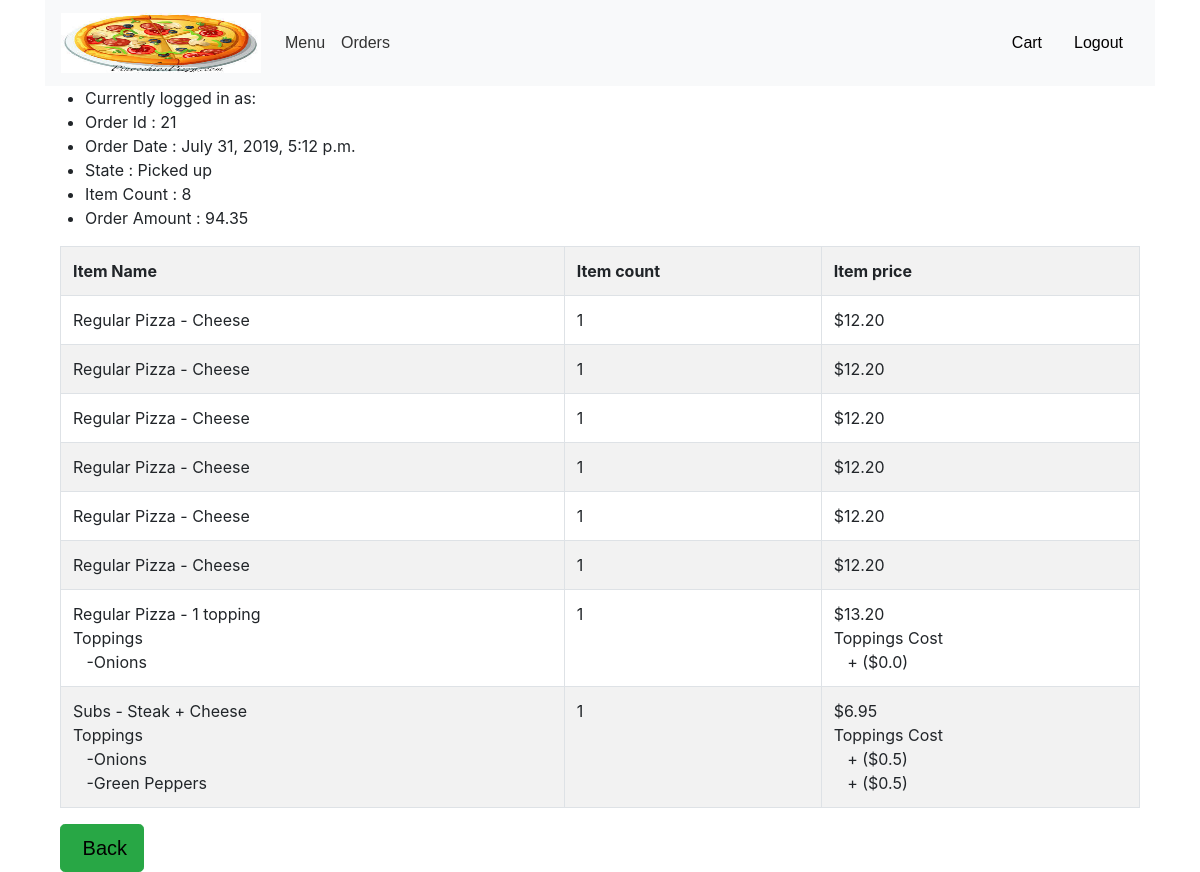
Screenshot of /order/21 with the database file from the repository.
### orders/models.py (models this page shows, shortened)
class CustomerOrder(models.Model):
    itemCount = models.IntegerField()
    orderAmount = models.DecimalField(max_digits=5, decimal_places=2)
    orderTime = models.DateTimeField()
    orderState = models.ForeignKey(OrderState, on_delete=models.CASCADE, related_name="orderstates")
    userId = models.IntegerField(null=False)

class OrderState(models.Model):
    name = models.CharField(max_length=20)

class CustomerOrderLineItem(models.Model):
    itemCount = models.IntegerField()
    perItemPrice = models.DecimalField(max_digits=5, decimal_places=2)
    topping_cost = models.DecimalField(max_digits=5, decimal_places=2)
    itemName = models.CharField(max_length=64)
    categoryName = models.CharField(max_length=64)
    itemSizeName = models.CharField(max_length=64)
    topping_list = models.CharField(max_length=500)
    order = models.ForeignKey(CustomerOrder, on_delete=models.CASCADE, related_name="orderitems")

### orders/views.py (the view)
# urls.py: path("order/<int:order_id>", views.order, name="order"), # url for accessing order details of a specific order
def order(request, order_id):
    try:
        return_order = fetch_order_details(request, order_id)
    except CustomerOrder.DoesNotExist:
        raise Http404("Order does not exists.")
    context = {
        "order": return_order
    }
    return render(request, "orders/order-details.html", context)

### orders/templates/orders/order-details.html (shortened to what this page needs)
{% extends "orders/logged-in-layout.html" %}
{% block body %}
    <ul>
        {% if request.user.is_superuser %}
            <li>Order Placed by : {{ order.first_name }} {{ order.first_name }}({{ order.username }})</li>
        {% else %}
            <li>Currently logged in as: {{ user.username }}</li>
        {% endif %}
        <li> Order Id : {{ order.order_id }}</li>
        <li> Order Date : {{ order.order_time }}</li>
        <li> State : {{ order.order_state }}</li>
        <li> Item Count : {{ order.item_count }}</li>
        <li> Order Amount : {{ order.order_amount }}</li>
    </ul>
    <div class="container">
        <table class="table table-bordered table-striped" id="carttable">
            <tr>
                <th>
                    Item Name
                </th>
                <th>
                    Item count
                </th>
                <th>
                    Item price
                </th>
            </tr>
            {% for item in order.items %}
                <tr id="row{{ item.unique_item_id }}">
                    <td>
                        {{ item.cat_name }} - {{ item.item_name }}
                        {% if item.topping_list|length > 0 %}
                            <br/>Toppings
                            {% for topping in item.topping_list %}
                                <br/>&nbsp;&nbsp;&nbsp;-{{ topping.topping_name }}
                            {% endfor %}
                        {% endif %}
                    </td>
                    <td>
                        {{ item.item_count }}
                    </td>
                    <td>
                        ${{ item.item_price }}
                        {% if item.topping_list|length > 0 %}
                            <br/>Toppings Cost
                            {% for topping in item.topping_list %}
                                <br/>&nbsp;&nbsp;&nbsp;+ (${{ topping.price }})
                            {% endfor %}
                        {% endif %}
                    </td>
                </tr>
            {% endfor %}
        </table>
    </div>
    <div class="container">
        <div class="pull-left">
            <button type="button" class="btn btn-success btn-default btn-block btn-lg" id="back"
                    name="placeorder">
                <a href="{% url 'order_history' %}">&nbsp;Back</a>
            </button>
        </div>
    </div>
{% endblock %}

### orders/templates/orders/logged-in-layout.html (shortened to what this page needs)
{% load static %}
<!DOCTYPE html>
<html>
<head>
    <link rel="stylesheet" href="{% static 'orders/styles.css' %}"/>
    <link rel="stylesheet" href="https://maxcdn.bootstrapcdn.com/bootstrap/4.3.1/css/bootstrap.min.css">
    <link href="https://maxcdn.bootstrapcdn.com/font-awesome/4.7.0/css/font-awesome.min.css" rel="stylesheet">
    <link href="//netdna.bootstrapcdn.com/bootstrap/3.0.0/css/bootstrap-glyphicons.css" rel="stylesheet">
</head>
<body>
<div class="container" id="topheader">
    <nav class="navbar navbar-expand-lg navbar-light bg-light">
        <a class="navbar-brand" href="#"><img src="{% static "orders/Pizza.jpeg" %}" alt="PinocchiosPizza.com"
                                              width="200"
                                              height="60" class="d-inline-block align-top"></a>
        <div class="collapse navbar-collapse" id="navbarText">
            <ul class="navbar-nav mr-auto ">
                <li class="nav-item ">
                    <a class="nav-link" href="{% url 'index' %}">Menu </a>
                </li>
                <li class="nav-item">
                    <a class="nav-link" href="{% url 'order_history' %}">Orders</a>
                </li>
            </ul>
            <ul class="nav justify-content-end ">
                <li class="nav-item">
                    <a class="nav-link" href="{% url 'view_cart' %}">
                    <span class="glyphicon glyphicon-shopping-cart" id="cart_item_count" name="cart_item_count">Cart{% if item_count > 0 %}({{ item_count }}){% endif %}</span>
                    </a>
                </li>
                <li class="nav-item">
                    <a class="nav-link" href="{% url 'logout' %}">
                        <span class="glyphicon glyphicon-log-out">Logout</span>
                    </a>
                </li>
            </ul>
        </div>
    </nav>
</div>
<div class="container">
    {% block body %}
    {% endblock %}
</div>
</body>
</html>

### orders/static/orders/styles.css (style rules this page uses)
a { color: #050000; font-family: sans-serif; }
a:link { color: #020000; }
body { font-family: sans-serif; }
#topheader .navbar-nav li > a { text-transform: capitalize; color: #333; transition: background-color .2s, color .2s; }

### rows the page displays
CustomerOrder: order_time "July 31, 2019, 5:12 p.m.", order_amount "94.35"
OrderState: order_state "Picked up"
CustomerOrderLineItem: cat_name "Regular Pizza", item_name "Cheese", item_price "12.20"
CustomerOrderLineItem: cat_name "Regular Pizza", item_name "Cheese", item_price "12.20"
CustomerOrderLineItem: cat_name "Regular Pizza", item_name "Cheese", item_price "12.20"
CustomerOrderLineItem: cat_name "Regular Pizza", item_name "Cheese", item_price "12.20"
CustomerOrderLineItem: cat_name "Regular Pizza", item_name "Cheese", item_price "12.20"
CustomerOrderLineItem: cat_name "Regular Pizza", item_name "Cheese", item_price "12.20"
CustomerOrderLineItem: cat_name "Regular Pizza", item_name "1 topping", item_price "13.20"
CustomerOrderLineItem: cat_name "Subs", item_name "Steak + Cheese", item_price "6.95"

### other values shown
{{ order.order_id }} "21"
{{ order.item_count }} "8"
{{ item.item_count }} "1" "1" "1" "1" "1" "1" "1" "1"
{{ topping.topping_name }} "Onions" "Onions" "Green Peppers"
{{ topping.price }} "0.0" "0.5" "0.5"
